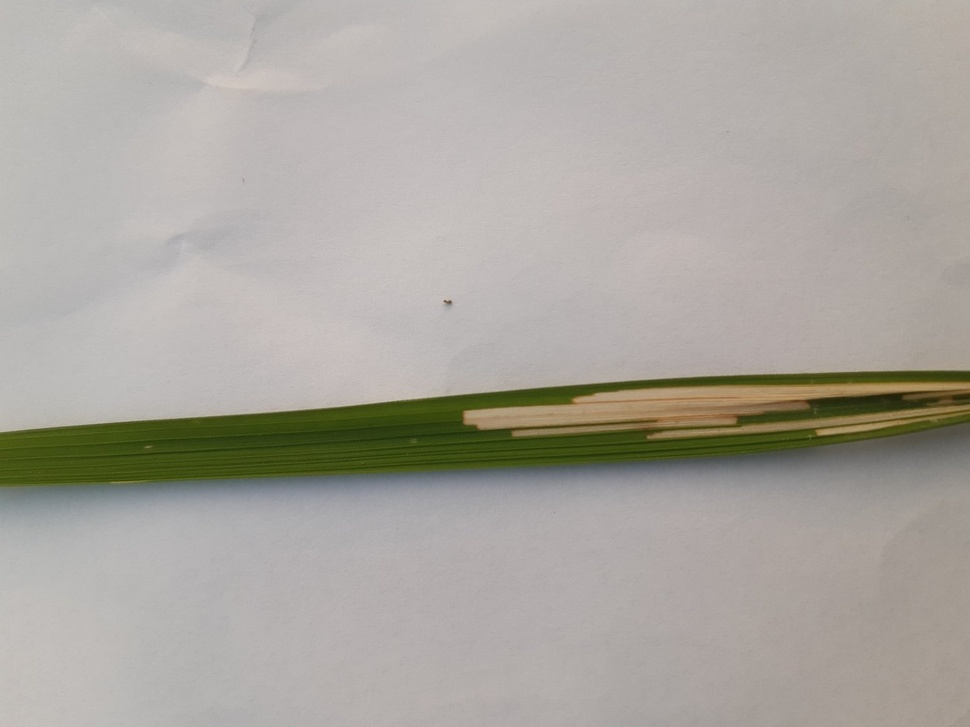
#> input picture agricheck_backend/models/dataset/bacterial_leaf_blight/20241114_155907.jpg, 970 x 727 px, shrunk from 1440 x 1080 before the run
$ python -i image_validation.py   (imports and definitions only)   (older library calls are emulated)
#> lines starting #> are read from the running program, lines starting #| are printed output that depends on the picture; after the words box and inside, x2 and y2 are one past the last pixel; in counts of white or black regions, pixels touching at a corner belong together
"""
Image validation utilities for leaf disease detection
Validates image quality, blur, and basic leaf detection
"""
import cv2
import numpy as np
from PIL import Image
import logging
from typing import Dict, Tuple

logger = logging.getLogger(__name__)

# [41 lines left out: functions calculate_blur_score, is_image_blurry, not called in this run]

def detect_leaf_features(image_path: str) -> Dict[str, float]:
    """
    Basic leaf detection using color and edge analysis.
    Rice leaves are typically green and have clear edges.

    Returns:
        Dictionary with detection scores
    """
    try:
        # Read image
        img = cv2.imread(image_path)
#> img is the input picture: shape (727, 970, 3); mean B, G, R 159, 166.1, 170
        if img is None:
            return {"green_ratio": 0.0, "edge_density": 0.0, "is_leaf": False}

        # Convert to HSV for better green detection
        hsv = cv2.cvtColor(img, cv2.COLOR_BGR2HSV)
#> hsv: shape (727, 970, 3); mean H, S, V 23.7, 26.5, 171.2

        # Define green color range (for rice leaves)
        # Lower green: [40, 40, 40]
        # Upper green: [80, 255, 255]
        lower_green = np.array([40, 40, 40])
        upper_green = np.array([80, 255, 255])

        # Create mask for green pixels
        green_mask = cv2.inRange(hsv, lower_green, upper_green)
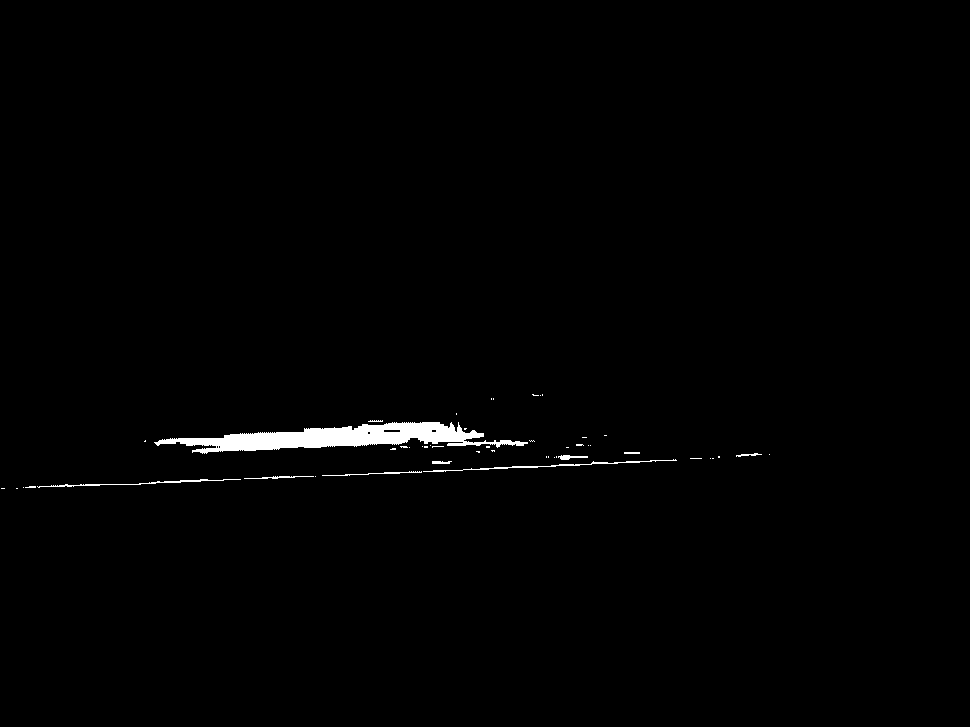
#> green_mask: shape (727, 970); 0.94% white; 49 white regions (39 under 20 px), largest, box (x1, y1, x2, y2) and area: (154, 422, 528, 454) 5306, (423, 459, 677, 472) 382, (37, 479, 241, 488) 300
        green_ratio = np.sum(green_mask > 0) / (img.shape[0] * img.shape[1])
#> green_ratio = 0.0094

        # Calculate edge density (leaves have many edges)
        gray = cv2.cvtColor(img, cv2.COLOR_BGR2GRAY)
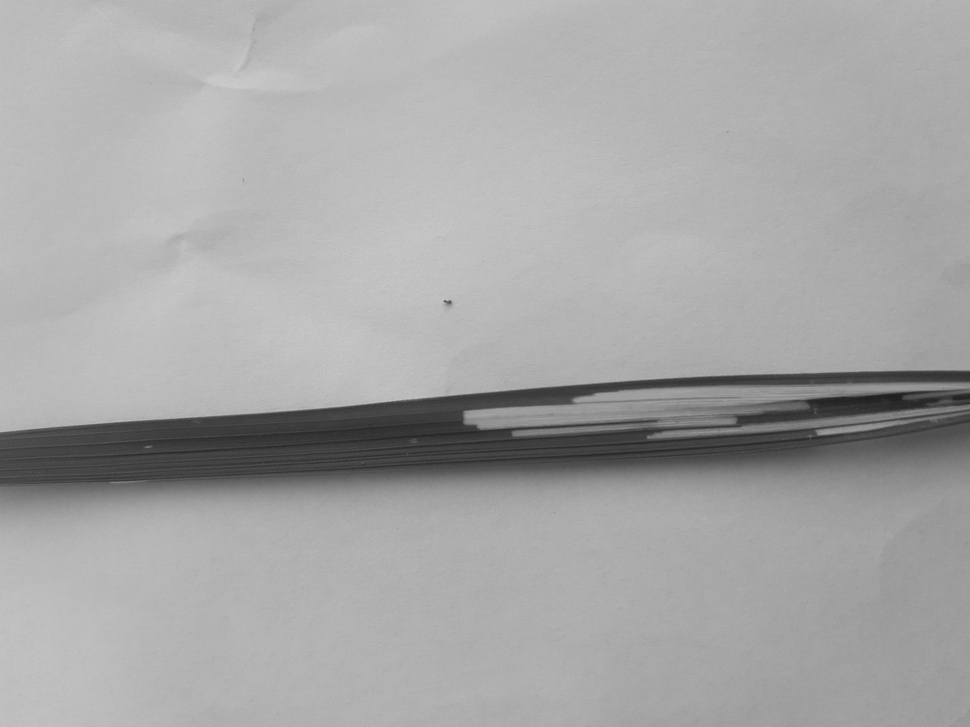
#> gray: shape (727, 970); min 29, max 204, mean 166.4
        edges = cv2.Canny(gray, 50, 150)
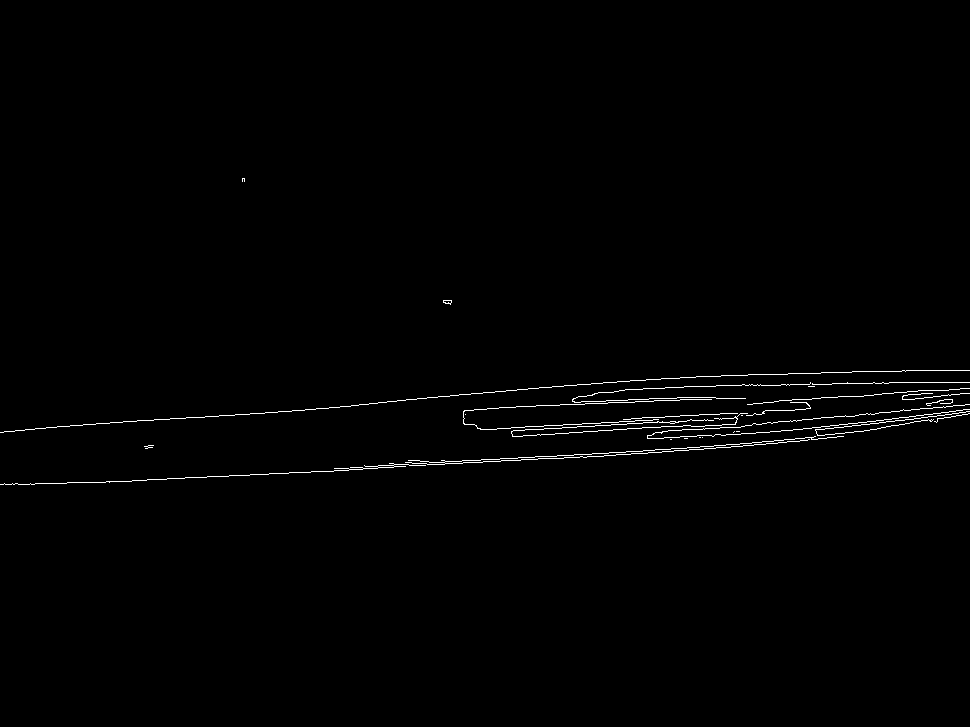
#> edges: shape (727, 970); 0.78% white in thin lines or dots, all inside (x1, y1, x2, y2) = (0, 178, 970, 485)
        edge_density = np.sum(edges > 0) / (img.shape[0] * img.shape[1])
#> edge_density = 0.00776

        # Basic leaf detection: has green content and reasonable edges (more lenient)
        # Rice leaves typically have 15-80% green coverage and visible edges
        # Lower thresholds to accept more recognizable leaf images
        is_leaf = green_ratio > 0.15 and edge_density > 0.05
#> is_leaf = False

        return {
            "green_ratio": float(green_ratio),
            "edge_density": float(edge_density),
            "is_leaf": is_leaf
        }
    except Exception as e:
        logger.error(f"Error detecting leaf features: {e}")
        return {"green_ratio": 0.0, "edge_density": 0.0, "is_leaf": False}

# [41 lines left out: function validate_image_for_scan, not called in this run]

>>> result = detect_leaf_features('../../models/dataset/bacterial_leaf_blight/20241114_155907.jpg')
#> result = {'green_ratio': 0.0094, 'edge_density': 0.00776, 'is_leaf': False}

$ run again, on agricheck_backend/models/dataset/bacterial_leaf_blight/20241114_155948.jpg
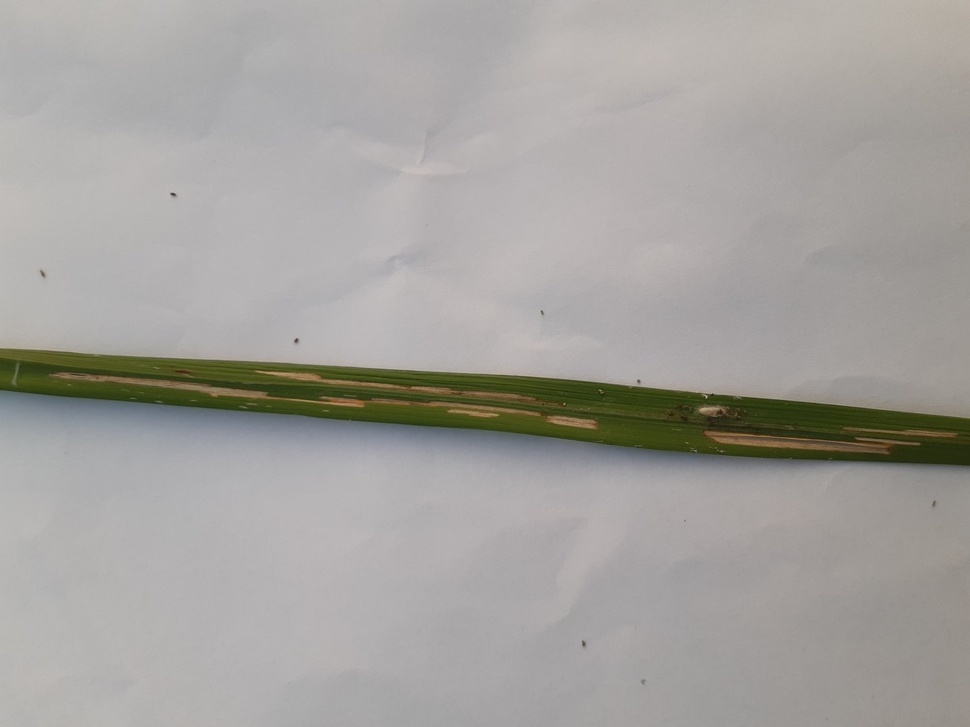
#> input picture agricheck_backend/models/dataset/bacterial_leaf_blight/20241114_155948.jpg, 970 x 727 px, shrunk from 1440 x 1080 before the run
#> in detect_leaf_features, img is the input picture: shape (727, 970, 3); mean B, G, R 158.2, 161.8, 164.2
#> hsv: shape (727, 970, 3); mean H, S, V 68.5, 18.5, 165.2
#> in detect_leaf_features, `green_mask = cv2.inRange(hsv, lower_green, upper_green)`:
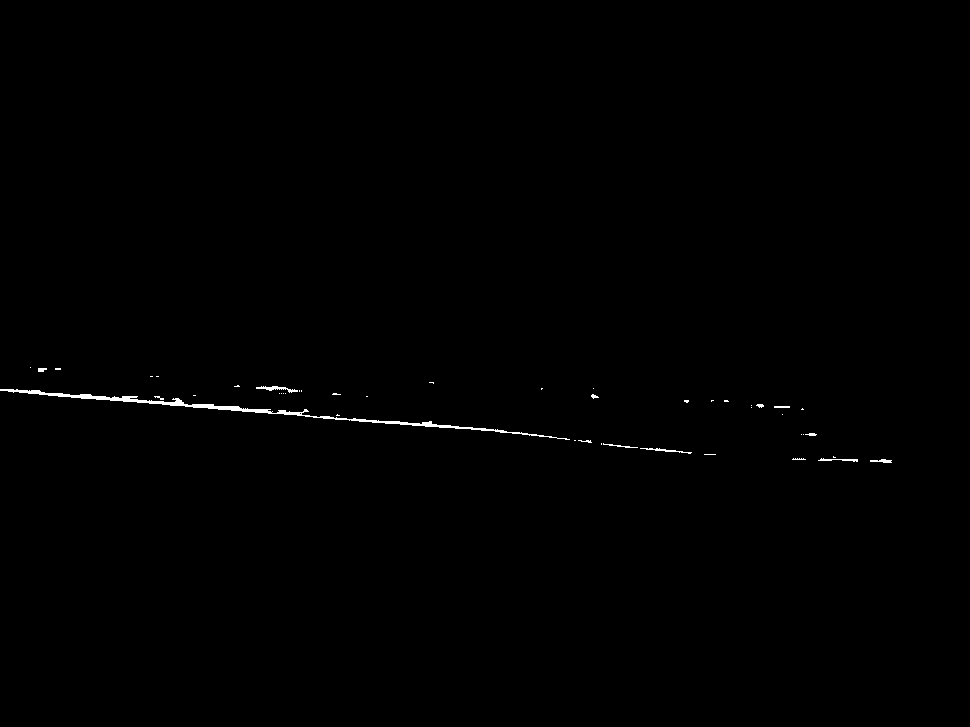
#> green_mask: shape (727, 970); 0.34% white; 45 white regions (32 under 20 px), largest, box (x1, y1, x2, y2) and area: (0, 389, 570, 440) 1729, (256, 386, 298, 393) 116, (640, 448, 692, 454) 89
#> green_ratio = 0.00344
#> in detect_leaf_features, `edges = cv2.Canny(gray, 50, 150)`:
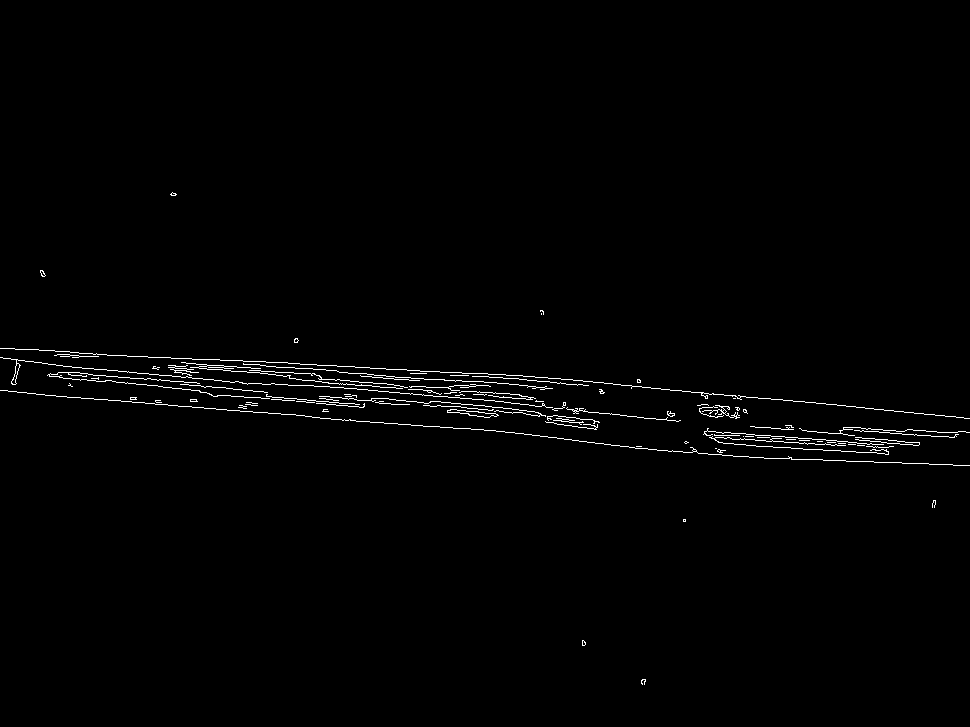
#> edges: shape (727, 970); 1.1% white in thin lines or dots, all inside (x1, y1, x2, y2) = (0, 192, 970, 685)
#> edge_density = 0.0105
#> is_leaf = False
#> result = {'green_ratio': 0.00344, 'edge_density': 0.0105, 'is_leaf': False}

$ run again, on agricheck_backend/models/dataset/bacterial_leaf_blight/20241114_160305.jpg
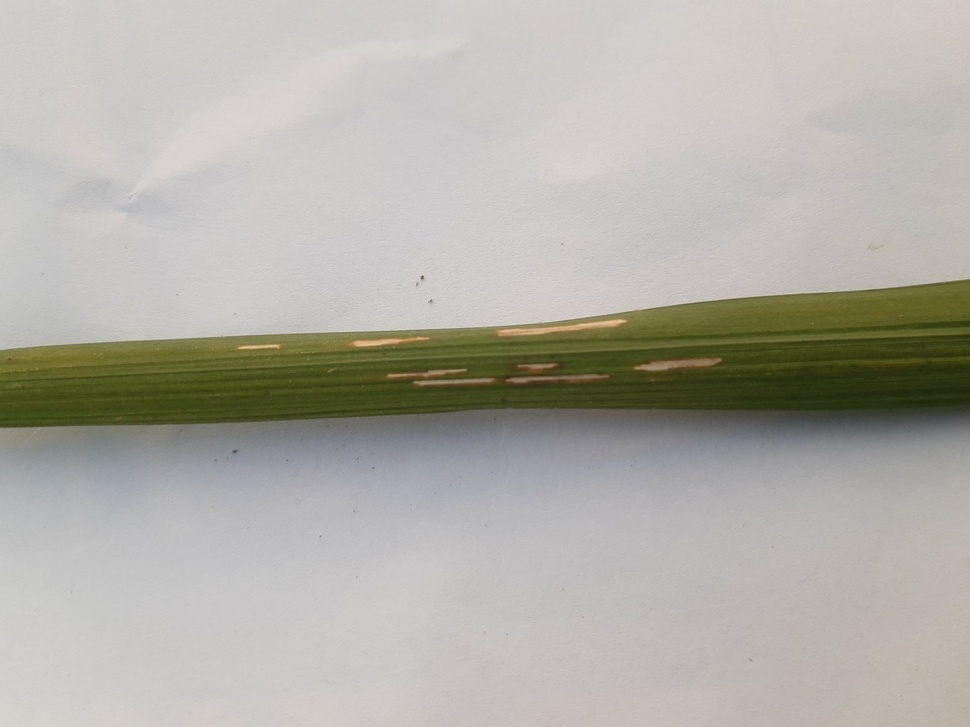
#> input picture agricheck_backend/models/dataset/bacterial_leaf_blight/20241114_160305.jpg, 970 x 727 px, shrunk from 1440 x 1080 before the run
#> in detect_leaf_features, img is the input picture: shape (727, 970, 3); mean B, G, R 167.5, 175, 177.4
#> hsv: shape (727, 970, 3); mean H, S, V 40.2, 27.2, 178.5
#> in detect_leaf_features, `green_mask = cv2.inRange(hsv, lower_green, upper_green)`:
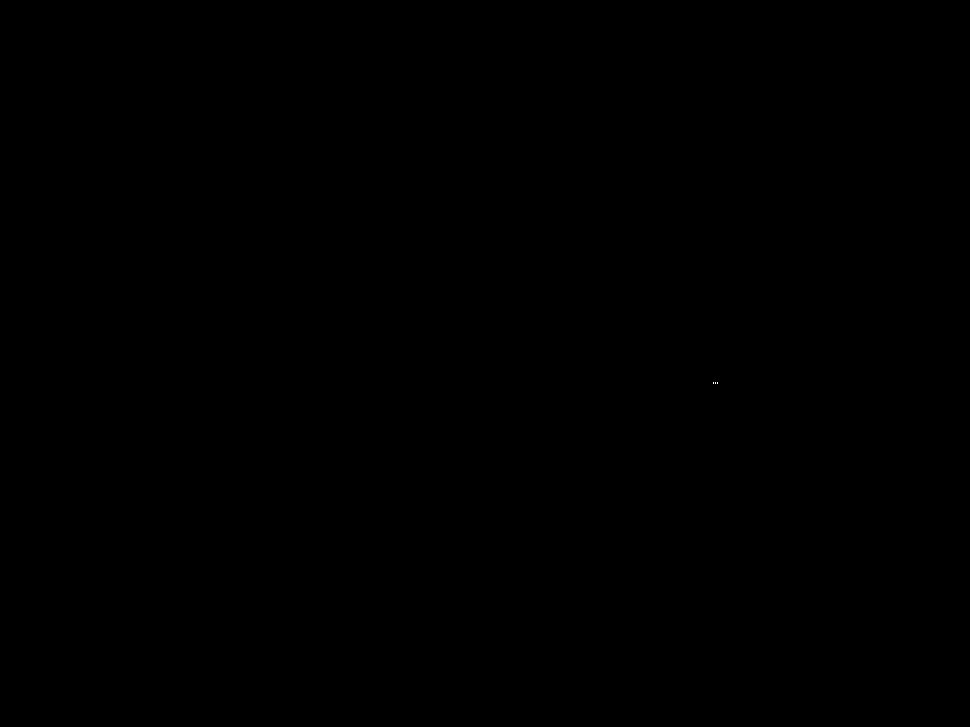
#> green_mask: shape (727, 970); 0% white in thin lines or dots, all inside (x1, y1, x2, y2) = (713, 382, 718, 384)
#> green_ratio = 8.51e-06
#> in detect_leaf_features, `edges = cv2.Canny(gray, 50, 150)`:
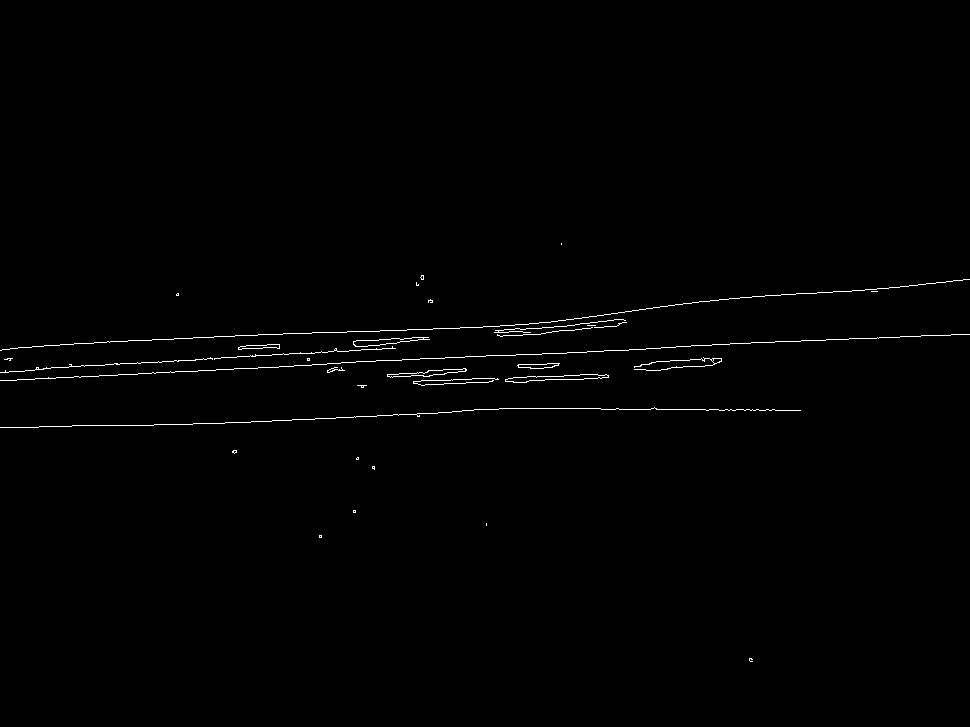
#> edges: shape (727, 970); 0.67% white in thin lines or dots, all inside (x1, y1, x2, y2) = (0, 243, 970, 662)
#> edge_density = 0.00673
#> is_leaf = False
#> result = {'green_ratio': 8.51e-06, 'edge_density': 0.00673, 'is_leaf': False}
